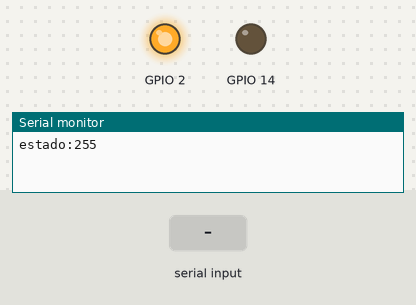
Recording of a sketch running on a simulated ESP32. On the bench: output pins drawn as LEDs (lit = HIGH), the last lines printed to the serial monitor. Inputs (shaded band) come from the test bench. EEPROM starts erased.

Above: at 1.2 s.
1.3 s: "b90\n" received over Serial
At 1.7 s:
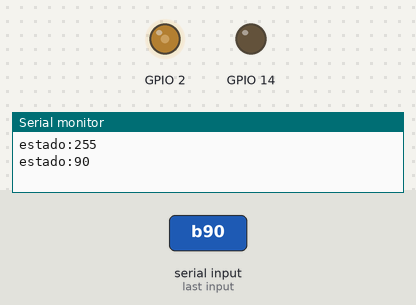
2.8 s: "h90\n" received over Serial
At 4.0 s:
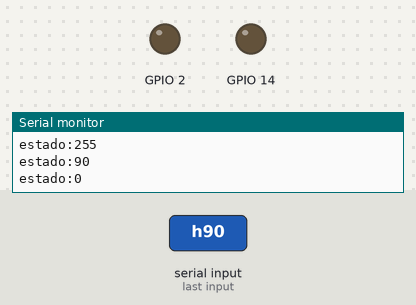
Timing chart, 0 to 5.8 s (numbered marks = the images above; inputs shaded):
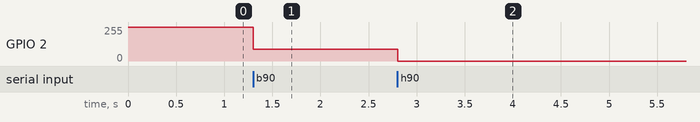

Measured:
- after the input at 1.3 s, GPIO 2: 255/255 → 90/255 at once
- after the input at 2.8 s, GPIO 2: 90/255 → 0/255 at once

The sketch:

EEPROM02.ino
```cpp
#include <EEPROM.h>
#define EEPROM_SIZE 64
int ledStado = 0;
int dado;

void setup() {
  pinMode(2, OUTPUT);
  pinMode(14, OUTPUT);
  Serial.begin(9600);
  EEPROM.begin(EEPROM_SIZE);
  ledStado = EEPROM.read(0);
  digitalWrite(2, ledStado);
  Serial.print("estado:");
  Serial.println(ledStado);
  delay(10);
}

void loop() {
  if(Serial.available() > 0){
    dado = Serial.read();
  if(dado == 'b'){
    ledStado = Serial.parseInt();
    Serial.print("estado:");
    Serial.println(ledStado);
    EEPROM.write(0, ledStado);
    analogWrite(2, ledStado);
  }
  else if(dado == 'h'){
    digitalWrite(2, LOW);
    ledStado = 0;
    Serial.print("estado:");
    Serial.println(ledStado);
    EEPROM.write(0, ledStado);
  digitalWrite(2, ledStado);
  }
  }
  EEPROM.commit();
}
```
